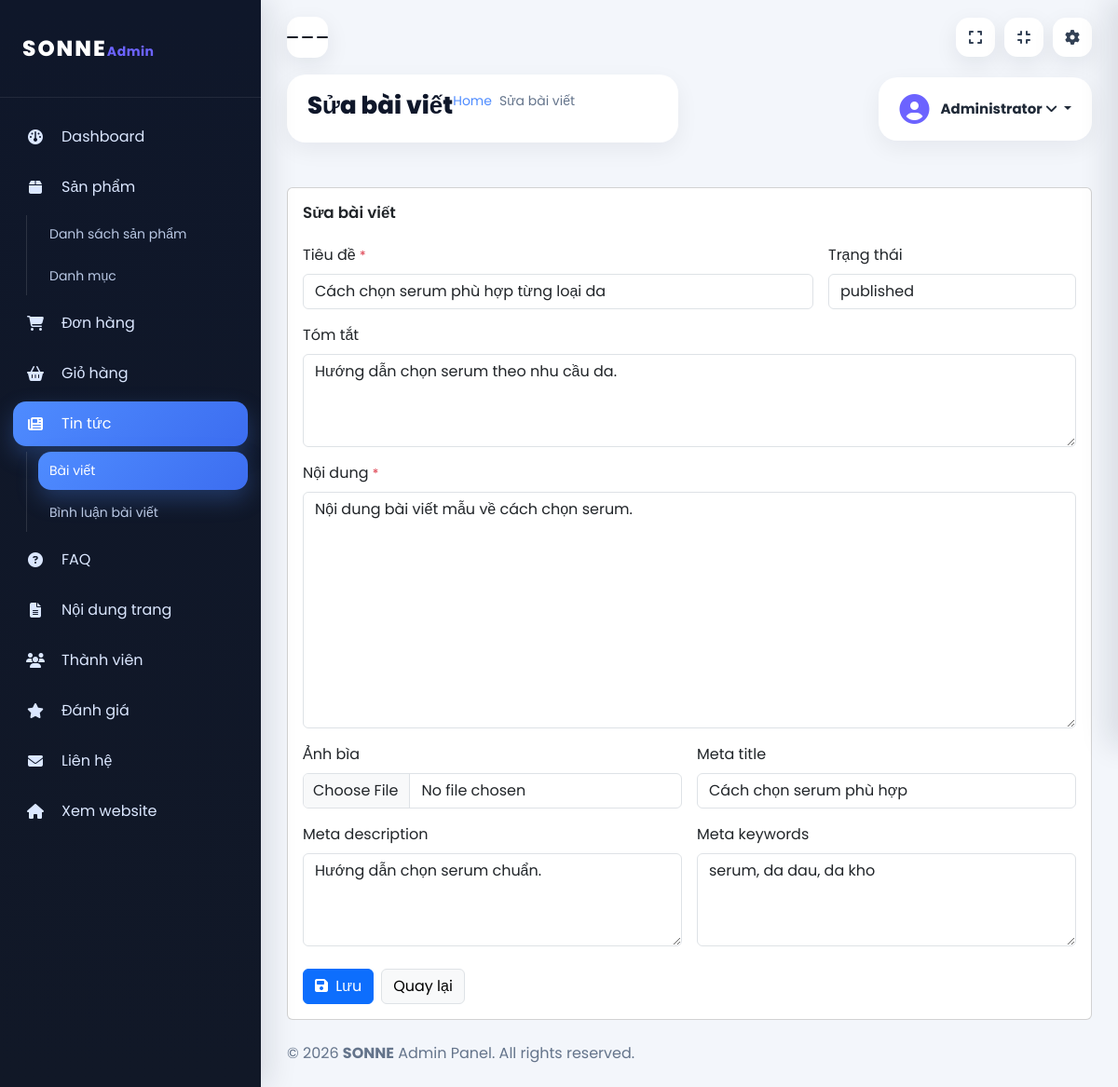
The page /admin/news/edit/2 (signed in) on the database its author committed.
### tables this page shows
CREATE TABLE news (
    id INT UNSIGNED AUTO_INCREMENT PRIMARY KEY,
    author_id INT UNSIGNED NULL,
    title VARCHAR(220) NOT NULL,
    slug VARCHAR(240) NOT NULL UNIQUE,
    summary TEXT NULL,
    body LONGTEXT NULL,
    cover_image VARCHAR(255) NULL,
    meta_title VARCHAR(255) NULL,
    meta_description TEXT NULL,
    meta_keywords VARCHAR(255) NULL,
    status ENUM('draft','published') NOT NULL DEFAULT 'published',
    published_at DATETIME NULL,
    deleted_at DATETIME NULL,
    created_at DATETIME NOT NULL DEFAULT CURRENT_TIMESTAMP,
    updated_at DATETIME NOT NULL DEFAULT CURRENT_TIMESTAMP ON UPDATE CURRENT_TIMESTAMP,
    CONSTRAINT fk_news_author FOREIGN KEY (author_id) REFERENCES users(id)
        ON UPDATE CASCADE ON DELETE SET NULL
);

### controllers/admin/AdminNewsController.php (called while the page is built, shortened)
<?php
class AdminNewsController extends Controller {
    public function edit(array $p): void {
        $article = NewsModel::find((int)($p['id'] ?? 0));
        $this->renderAdmin('news/form', compact('article') + ['title' => 'Sửa bài viết']);
    }
}

### index.php (called while the page is built, shortened)
<?php
require_once __DIR__ . '/config/db.php';
require_once __DIR__ . '/core/Router.php';
require_once __DIR__ . '/core/Model.php';
require_once __DIR__ . '/core/helpers.php';
spl_autoload_register(function (string $class): void {
    $paths = [
        __DIR__ . '/models/' . $class . '.php',
        __DIR__ . '/controllers/' . $class . '.php',
        __DIR__ . '/controllers/admin/' . $class . '.php',
    ];
    foreach ($paths as $path) {
        if (file_exists($path)) {
            return;
        }
    }
});
$router = new Router();
$router->get('/',                    'HomeController@index');
$router->get('/about',               'HomeController@about');
$router->get('/services',            'HomeController@services');
$router->get('/pricing',             'HomeController@pricing');
$router->get('/seller',              'HomeController@seller');
$router->get('/contact',             'ContactController@index');
$router->post('/contact',            'ContactController@submit');
$router->get('/faq',                 'FaqController@index');
$router->get('/login',               'AuthController@loginForm');
$router->post('/login',              'AuthController@login');
$router->get('/register',            'AuthController@registerForm');
$router->post('/register',           'AuthController@register');
$router->get('/logout',              'AuthController@logout');
$router->get('/products',            'ProductController@index');
$router->get('/product/{slug}',      'ProductController@detail');
$router->get('/search',              'ProductController@search');
$router->get('/search/suggest',      'ProductController@suggest');
$router->get('/category/{slug}',     'ProductController@category');
$router->get('/cart',                'CartController@index');
$router->post('/cart/add',           'CartController@add');
$router->post('/cart/update',        'CartController@update');
$router->post('/cart/remove',        'CartController@remove');
$router->post('/cart/clear',         'CartController@clear');
$router->post('/cart/sync',          'CartController@sync');
$router->get('/cart/count',          'CartController@count');
$router->get('/checkout',            'OrderController@checkoutForm');
$router->post('/checkout',           'OrderController@placeOrder');
$router->get('/order/success/{id}',  'OrderController@success');
$router->get('/orders',              'OrderController@myOrders');
$router->get('/profile',             'UserController@profile');
$router->post('/profile/update',     'UserController@updateProfile');
$router->post('/profile/password',   'UserController@changePassword');
$router->post('/profile/avatar',     'UserController@uploadAvatar');
$router->get('/news',                'NewsController@index');
$router->get('/news/{slug}',         'NewsController@detail');
$router->post('/news/{id}/comment',  'NewsController@postComment');
$router->post('/review',             'ReviewController@submit');
$router->get('/admin',               'AdminDashboardController@index');
$router->get('/admin/dashboard',     'AdminDashboardController@index');
$router->get('/admin/login',         'AdminAuthController@loginForm');
$router->post('/admin/login',        'AdminAuthController@login');
$router->get('/admin/logout',        'AdminAuthController@logout');
$router->get('/admin/users',         'AdminUserController@index');
$router->get('/admin/users/edit/{id}', 'AdminUserController@edit');
$router->post('/admin/users/update/{id}', 'AdminUserController@update');
$router->post('/admin/users/toggle-lock/{id}', 'AdminUserController@toggleLock');
$router->post('/admin/users/delete/{id}',  'AdminUserController@delete');
$router->post('/admin/users/reset-password/{id}', 'AdminUserController@resetPassword');
$router->get('/admin/products',       'AdminProductController@index');
$router->get('/admin/products/create','AdminProductController@create');
$router->post('/admin/products/store','AdminProductController@store');
$router->get('/admin/products/edit/{id}', 'AdminProductController@edit');
$router->post('/admin/products/update/{id}', 'AdminProductController@update');
$router->post('/admin/products/delete/{id}', 'AdminProductController@delete');
$router->get('/admin/orders',         'AdminOrderController@index');
$router->get('/admin/orders/{id}',    'AdminOrderController@detail');
$router->post('/admin/orders/status/{id}', 'AdminOrderController@updateStatus');
$router->get('/admin/carts',          'AdminCartController@index');
$router->get('/admin/carts/{id}',     'AdminCartController@detail');
$router->post('/admin/carts/status/{id}', 'AdminCartController@updateStatus');
$router->get('/admin/news',           'AdminNewsController@index');
$router->get('/admin/news/create',    'AdminNewsController@create');
$router->post('/admin/news/store',    'AdminNewsController@store');
$router->get('/admin/news/edit/{id}', 'AdminNewsController@edit');
$router->post('/admin/news/update/{id}', 'AdminNewsController@update');
$router->post('/admin/news/delete/{id}', 'AdminNewsController@delete');
$router->get('/admin/news-comments',           'AdminNewsCommentController@index');
$router->post('/admin/news-comments/delete/{id}', 'AdminNewsCommentController@delete');
$router->get('/admin/contacts',       'AdminContactController@index');
$router->get('/admin/contacts/{id}',  'AdminContactController@view');
$router->post('/admin/contacts/status/{id}', 'AdminContactController@updateStatus');
$router->post('/admin/contacts/delete/{id}', 'AdminContactController@delete');
$router->get('/admin/reviews',         'AdminReviewController@index');
$router->post('/admin/reviews/delete/{id}', 'AdminReviewController@delete');
$router->get('/admin/faq',             'AdminFaqController@index');
$router->get('/admin/faq/create',      'AdminFaqController@create');
$router->post('/admin/faq/store',      'AdminFaqController@store');
$router->get('/admin/faq/edit/{id}',   'AdminFaqController@edit');
$router->post('/admin/faq/update/{id}','AdminFaqController@update');
$router->post('/admin/faq/delete/{id}','AdminFaqController@delete');
$router->get('/admin/pages',           'AdminPageController@index');
$router->post('/admin/pages/update',   'AdminPageController@update');
$router->get('/admin/categories',       'AdminCategoryController@index');
$router->post('/admin/categories/store','AdminCategoryController@store');
$router->post('/admin/categories/update/{id}','AdminCategoryController@update');
$router->post('/admin/categories/delete/{id}','AdminCategoryController@delete');
$router->dispatch();

### config/db.php (called while the page is built, shortened)
<?php
class DB {
    private static ?PDO $instance = null;
    private static string $host     = '127.0.0.1';
    private static string $dbname   = 'sonne_db';
    private static string $user     = 'root';
    private static string $password = '';
    private static string $charset  = 'utf8mb4';
    public static function getInstance(): PDO {
        if (self::$instance === null) {
            $dsn = "mysql:host=" . self::$host
                 . ";dbname=" . self::$dbname
                 . ";charset=" . self::$charset;
            try {
                self::$instance = new PDO($dsn, self::$user, self::$password, [
                    PDO::ATTR_ERRMODE            => PDO::ERRMODE_EXCEPTION,
                    PDO::ATTR_DEFAULT_FETCH_MODE => PDO::FETCH_ASSOC,
                    PDO::ATTR_EMULATE_PREPARES   => false,
                ]);
            } catch (PDOException $e) {
                error_log('[DB] Connection failed: ' . $e->getMessage());
                http_response_code(500);
                exit('Service temporarily unavailable. Please try again later.');
            }
        }
        return self::$instance;
    }
    public static function fetchOne(string $sql, array $params = []): ?array {
        $stmt = self::getInstance()->prepare($sql);
        $stmt->execute($params);
        $row = $stmt->fetch();
        return $row !== false ? $row : null;
    }
}

### core/Model.php (called while the page is built, shortened)
<?php
abstract class Model {
    protected static string $table = '';
    protected static string $primaryKey = 'id';
    public static function find(int $id): ?array {
        return DB::fetchOne(
            "SELECT * FROM " . static::$table . " WHERE " . static::$primaryKey . " = ? LIMIT 1",
            [$id]
        );
    }
}

### core/helpers.php (called while the page is built, shortened)
<?php
function e(mixed $value): string {
    return htmlspecialchars((string) $value, ENT_QUOTES, 'UTF-8');
}

### views/admin/news/form.php (the view, shortened to what this page needs)
<?php
$isEdit = !empty($article);
$action = $isEdit
    ? BASE_URL . '/admin/news/update/' . (int)$article['id']
    : BASE_URL . '/admin/news/store';
?>
<div class="row">
    <div class="col-12 mt-4">
        <div class="card">
            <div class="card-body">
                <h4 class="header-title mb-4"><?= $isEdit ? 'Sửa bài viết' : 'Thêm bài viết' ?></h4>
                <form action="<?= $action ?>" method="POST" enctype="multipart/form-data">
                    <div class="row g-3">
                        <div class="col-md-8">
                            <label class="form-label">Tiêu đề <span class="text-danger">*</span></label>
                            <input type="text" name="title" class="form-control" required value="<?= e($article['title'] ?? '') ?>">
                        </div>
                        <div class="col-md-4">
                            <label class="form-label">Trạng thái</label>
                            <select name="status" class="form-control">
                                <?php $status = $article['status'] ?? 'published'; ?>
                                <option value="published" <?= $status === 'published' ? 'selected' : '' ?>>published</option>
                            </select>
                        </div>
                        <div class="col-md-12">
                            <label class="form-label">Tóm tắt</label>
                            <textarea name="summary" rows="3" class="form-control"><?= e($article['summary'] ?? '') ?></textarea>
                        </div>
                        <div class="col-md-12">
                            <label class="form-label">Nội dung <span class="text-danger">*</span></label>
                            <textarea name="body" rows="10" class="form-control" required><?= e($article['body'] ?? '') ?></textarea>
                        </div>
                        <div class="col-md-6">
                            <label class="form-label">Ảnh bìa</label>
                            <input type="file" name="cover_image" class="form-control" accept="image/*">
                        </div>
                        <div class="col-md-6">
                            <label class="form-label">Meta title</label>
                            <input type="text" name="meta_title" class="form-control" value="<?= e($article['meta_title'] ?? '') ?>">
                        </div>
                        <div class="col-md-6">
                            <label class="form-label">Meta description</label>
                            <textarea name="meta_description" rows="3" class="form-control"><?= e($article['meta_description'] ?? '') ?></textarea>
                        </div>
                        <div class="col-md-6">
                            <label class="form-label">Meta keywords</label>
                            <textarea name="meta_keywords" rows="3" class="form-control" placeholder="keyword1, keyword2"><?= e($article['meta_keywords'] ?? '') ?></textarea>
                        </div>
                    </div>
                    <div class="mt-4 d-flex gap-2">
                        <button type="submit" class="btn btn-primary">
                            <i class="fa-solid fa-floppy-disk me-1"></i> Lưu
                        </button>
                        <a href="<?= BASE_URL ?>/admin/news" class="btn btn-light border">Quay lại</a>
                    </div>
                </form>
            </div>
        </div>
    </div>
</div>

### core/Router.php (shortened to what this page needs)
<?php
class Router {
    private array $routes = [];
    private function add(string $method, string $path, string $handler): void {
        $this->routes[] = compact('method', 'pattern', 'handler');
    }
    public function dispatch(): void {
        $method = $_SERVER['REQUEST_METHOD'] ?? 'GET';
        $uri = parse_url($_SERVER['REQUEST_URI'] ?? '/', PHP_URL_PATH);
        $base = str_replace('\\', '/', dirname($_SERVER['SCRIPT_NAME'] ?? '/'));
        $base = $base === '/' ? '' : rtrim($base, '/');
        if (str_starts_with($uri, $base)) {
            $uri = substr($uri, strlen($base));
        }
        $uri = '/' . ltrim($uri, '/');
        if ($uri !== '/' ) $uri = rtrim($uri, '/');
        foreach ($this->routes as $route) {
            if ($route['method'] !== $method) continue;
            if (!preg_match($route['pattern'], $uri, $matches)) continue;
            $params = array_filter($matches, 'is_string', ARRAY_FILTER_USE_KEY);
            [$class, $action] = explode('@', $route['handler']);
            $controller = new $class();
            $controller->$action($params);
            return;
        }
    }
}

### assets/admin/admin.css (style rules this page uses)
html, body { min-height: 100%; }
body { margin: 0; font-family: 'Poppins', sans-serif; background: #f3f6fb; color: #1f2937; }
.text-danger.required, span.text-danger { font-size: .85em; }
.header-title { font-size: 1.05rem; font-weight: 600; margin-bottom: .75rem; }
input[type="file"].form-control { padding: 6px 10px; }
textarea.form-control { resize: vertical; min-height: 100px; }

### rows shown on the page
news: title "Cách chọn serum phù hợp từng loại da", status "published", summary "Hướng dẫn chọn serum theo nhu cầu da.", body "Nội dung bài viết mẫu về cách chọn serum.", meta_title "Cách chọn serum phù hợp", meta_description "Hướng dẫn chọn serum chuẩn.", meta_keywords "serum, da dau, da kho"
